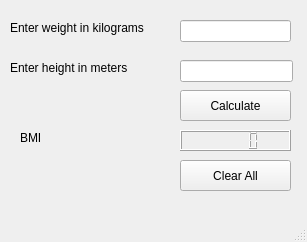
<?xml version="1.0" encoding="UTF-8"?>
<ui version="4.0">
 <class>MainWindow</class>
 <widget class="QMainWindow" name="MainWindow">
  <property name="enabled">
   <bool>true</bool>
  </property>
  <property name="geometry">
   <rect>
    <x>0</x>
    <y>0</y>
    <width>307</width>
    <height>242</height>
   </rect>
  </property>
  <property name="windowTitle">
   <string>BMI Calculator</string>
  </property>
  <property name="windowOpacity">
   <double>1.000000000000000</double>
  </property>
  <widget class="QWidget" name="centralwidget">
   <widget class="QLabel" name="label">
    <property name="geometry">
     <rect>
      <x>10</x>
      <y>20</y>
      <width>141</width>
      <height>16</height>
     </rect>
    </property>
    <property name="text">
     <string>Enter weight in kilograms</string>
    </property>
   </widget>
   <widget class="QLabel" name="label_2">
    <property name="geometry">
     <rect>
      <x>10</x>
      <y>60</y>
      <width>131</width>
      <height>16</height>
     </rect>
    </property>
    <property name="text">
     <string>Enter height in meters</string>
    </property>
   </widget>
   <widget class="QLabel" name="label_3">
    <property name="geometry">
     <rect>
      <x>20</x>
      <y>130</y>
      <width>49</width>
      <height>16</height>
     </rect>
    </property>
    <property name="text">
     <string>BMI</string>
    </property>
   </widget>
   <widget class="QLCDNumber" name="lcdNumber">
    <property name="geometry">
     <rect>
      <x>180</x>
      <y>130</y>
      <width>111</width>
      <height>21</height>
     </rect>
    </property>
    <property name="font">
     <font>
      <bold>true</bold>
     </font>
    </property>
   </widget>
   <widget class="QPushButton" name="btnCalc">
    <property name="geometry">
     <rect>
      <x>180</x>
      <y>90</y>
      <width>111</width>
      <height>31</height>
     </rect>
    </property>
    <property name="text">
     <string>Calculate</string>
    </property>
   </widget>
   <widget class="QPushButton" name="btnClearAll">
    <property name="geometry">
     <rect>
      <x>180</x>
      <y>160</y>
      <width>111</width>
      <height>31</height>
     </rect>
    </property>
    <property name="text">
     <string>Clear All</string>
    </property>
   </widget>
   <widget class="QLineEdit" name="lineEdit_W">
    <property name="geometry">
     <rect>
      <x>180</x>
      <y>20</y>
      <width>111</width>
      <height>22</height>
     </rect>
    </property>
   </widget>
   <widget class="QLineEdit" name="lineEdit_H">
    <property name="geometry">
     <rect>
      <x>180</x>
      <y>60</y>
      <width>113</width>
      <height>22</height>
     </rect>
    </property>
   </widget>
  </widget>
  <widget class="QMenuBar" name="menubar">
   <property name="geometry">
    <rect>
     <x>0</x>
     <y>0</y>
     <width>307</width>
     <height>22</height>
    </rect>
   </property>
  </widget>
  <widget class="QStatusBar" name="statusbar"/>
 </widget>
 <resources/>
 <connections/>
</ui>
